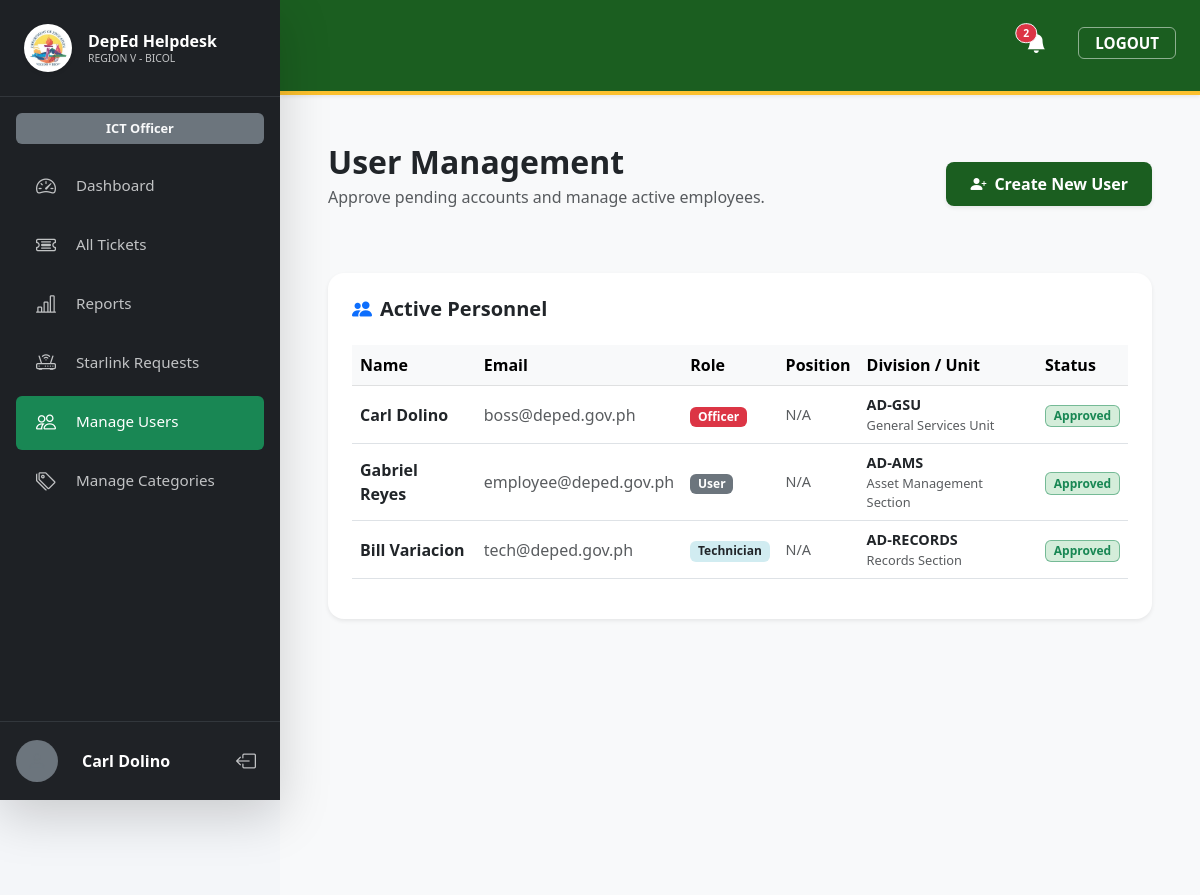
The page /add_user.php (signed in) on the database its author committed.
### tables this page shows
CREATE TABLE `users` (
  `userId` int NOT NULL,
  `employeeId` varchar(50) DEFAULT NULL,
  `email` varchar(100) NOT NULL,
  `role` enum('User','Officer','Technician') NOT NULL,
  `positionID` int DEFAULT NULL,
  `password` varchar(255) NOT NULL,
  `firstName` varchar(100) NOT NULL,
  `middleName` varchar(100) DEFAULT NULL,
  `lastName` varchar(100) NOT NULL,
  `suffix` varchar(20) DEFAULT NULL,
  `phone` varchar(20) DEFAULT NULL,
  `profilePicture` varchar(255) DEFAULT NULL,
  `departmentId` int NOT NULL,
  `divisionId` int DEFAULT NULL,
  `createdAt` timestamp NULL DEFAULT CURRENT_TIMESTAMP,
  `signature` longtext,
  `isActive` tinyint(1) DEFAULT '1',
  `activationToken` varchar(64) DEFAULT NULL,
  `tokenExpiresAt` datetime DEFAULT NULL,
  `isApproved` tinyint(1) DEFAULT '0',
  `googleId` varchar(64) DEFAULT NULL,
  `avatarUrl` varchar(512) DEFAULT NULL
);

CREATE TABLE `department` (
  `departmentId` int NOT NULL,
  `departmentCode` text NOT NULL,
  `departmentName` text NOT NULL,
  `section_unit` text NOT NULL,
  `departmentHead` text NOT NULL,
  `positionID` int DEFAULT NULL
);

### add_user.php (the view, shortened to what this page needs)
<?php
require_once 'db.php';
$activeStmt = $pdo->query("
    SELECT u.*, d.departmentCode, d.section_unit, p.positionTitle
    FROM users u
    LEFT JOIN department d ON u.departmentId = d.departmentId
    LEFT JOIN position p ON u.positionID = p.positionID
    WHERE u.isApproved = 1
    ORDER BY u.lastName ASC
");
$activeUsers = $activeStmt->fetchAll();
include 'head.php';
?>
<body>
    <div class="d-flex flex-column flex-md-row" style="min-height: 100vh;">
        <?php include 'sidebar.php'; ?>
        <div class="flex-grow-1 main-content" style="min-height: 100vh; overflow-y: auto;">
            <?php include 'header.php'; ?>
            <div class="flex-grow-1 bg-light" style="min-height: 100vh; overflow-y: auto;">
                <div class="container-fluid py-5 px-5">
                    <div class="d-flex justify-content-between align-items-center mb-5">
                        <div>
                            <h2 class="fw-bold text-dark mb-0">User Management</h2>
                            <p class="text-muted mt-1">Approve pending accounts and manage active employees.</p>
                        </div>
                        <button class="btn btn-deped-primary shadow-sm" data-bs-toggle="modal" data-bs-target="#createUserModal">
                            <i class="bi bi-person-plus-fill me-2"></i>Create New User
                        </button>
                    </div>
                    <div class="card border-0 shadow-sm rounded-4 p-4">
                        <h5 class="fw-bold text-dark mb-4"><i class="bi bi-people-fill text-primary me-2"></i>Active Personnel</h5>
                        <div class="table-responsive">
                            <table class="table table-hover align-middle">
                                <thead class="table-light">
                                    <tr>
                                        <th>Name</th>
                                        <th>Email</th>
                                        <th>Role</th>
                                        <th>Position</th>
                                        <th>Division / Unit</th>
                                        <th>Status</th>
                                    </tr>
                                </thead>
                                <tbody>
                                    <?php foreach ($activeUsers as $user): ?>
                                        <tr>
                                            <td class="fw-bold text-dark"><?php echo htmlspecialchars($user['firstName'] . ' ' . $user['lastName']); ?></td>
                                            <td class="text-muted"><?php echo htmlspecialchars($user['email']); ?></td>
                                            <td>
                                                <?php
                                                $roleColor = match ($user['role']) {
                                                    'Officer' => 'bg-danger',
                                                    'Technician' => 'bg-info text-dark',
                                                    default => 'bg-secondary'
                                                };
                                                ?>
                                                <span class="badge <?php echo $roleColor; ?>"><?php echo htmlspecialchars($user['role']); ?></span>
                                            </td>
                                            <td class="text-muted" style="font-size: 0.9rem;"><?php echo htmlspecialchars($user['positionTitle'] ?? 'N/A'); ?></td>
                                            <td>
                                                <div class="fw-bold" style="font-size: 0.9rem;"><?php echo htmlspecialchars($user['departmentCode'] ?? 'Unassigned'); ?></div>
                                                <div class="text-muted" style="font-size: 0.8rem;"><?php echo htmlspecialchars($user['section_unit'] ?? ''); ?></div>
                                            </td>
                                            <td><span class="badge bg-success bg-opacity-25 text-success border border-success border-opacity-50">Approved</span></td>
                                        </tr>
                                    <?php endforeach; ?>
                                </tbody>
                            </table>
                        </div>
                    </div>
                </div>
            </div>
        </div>
</body>
</html>

### style.css (style rules this page uses)
:root { --deped-green: #1b5e20; --deped-gold: #fbc02d; --sidebar-bg: #1a1c1e; --bg-light: #f4f6f9; --card-radius: 12px; }
body { font-family: 'Segoe UI', Tahoma, Geneva, Verdana, sans-serif; background-color: var(--bg-light); }
.main-content { margin-left: 280px; width: calc(100% - 280px); }
.btn-deped-primary { background-color: var(--deped-green); color: white; border-radius: 8px; padding: 10px 24px; font-weight: 600; border: none; transition: all 0.2s; }
.badge.bg-info { background-color: #d1ecf1 !important; color: #0c5460; }
.badge.bg-success { background-color: #d4edda !important; color: #155724; }

### rows shown on the page
users: firstName+lastName "Carl Dolino", email "boss@deped.gov.ph", role "Officer", positionTitle "N/A", departmentId.departmentCode "AD-GSU", departmentId.section_unit "General Services Unit"
users: firstName+lastName "Gabriel Reyes", email "employee@deped.gov.ph", role "User", positionTitle "N/A", departmentId.departmentCode "AD-AMS", departmentId.section_unit "Asset Management Section"
users: firstName+lastName "Bill Variacion", email "tech@deped.gov.ph", role "Technician", positionTitle "N/A", departmentId.departmentCode "AD-RECORDS", departmentId.section_unit "Records Section"

### other values the page prints
$displayName "Carl Dolino"
$totalAlerts "2"
